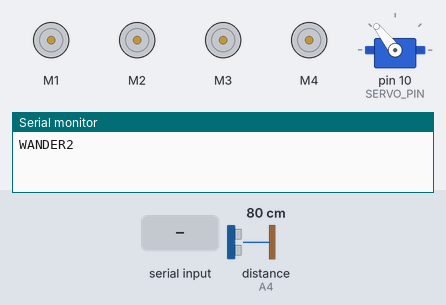
Bench run of a sketch on a simulated Arduino Uno, built with avr-gcc and run on an emulated ATmega328P. On the bench: 4 × DC motor (green arrow = forward, orange = backward, longer = faster), servo, the last lines printed to the serial monitor. Inputs (shaded band) come from the test bench; at power-on: distance to the obstacle (sensor on A4) 80 cm. The echo pulse lasts 58.3 µs per cm.

Above: at 1.2 s.
1.3 s: "U 45\n" received over Serial
At 1.77 s:
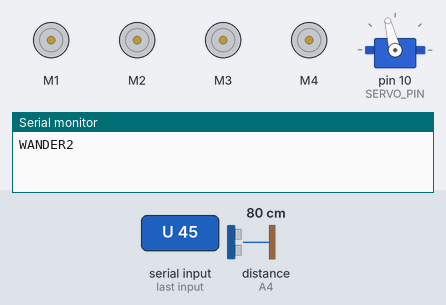
At 4.0 s:
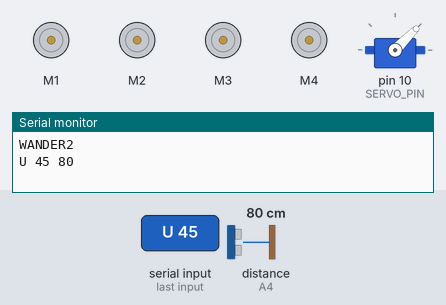
4.3 s: "P90\n" received over Serial
Timing chart, 0 to 7.3 s (numbered marks = the images above; inputs shaded):
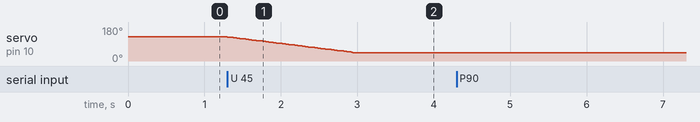

The sketch:

wander_fw.ino
```cpp
// WANDER BOT firmware - Arduino Uno + Adafruit Motor Shield v1 (AFMotor).
// Flashed by wander_bot.py when it starts; the robot's normal firmware is flashed back when it exits.
//
//   Pi -> Uno   M a b c d   signed power (-255..255) for shield terminals M1..M4
//               U deg       sweep the servo (SERVO 1 header = D10) slowly to deg, then ping -> "U deg cm"
//               G deg       sweep the servo to deg, no answer
//               P           ping where the servo is now -> "D cm"
//               ?           identify
//   Uno -> Pi   WANDER2     at boot and for '?'      cm: 400 = nothing heard
// Watchdog: no M line for 400 ms releases every motor.
//
// Sonar: TRIG = A3, ECHO = A4.
#include <AFMotor.h>
#include <Servo.h>

const uint8_t TRIG_PIN = A3, ECHO_PIN = A4;
const uint8_t SERVO_PIN = 10;                 // shield SERVO 1
const int SERVO_CENTER_DEG = 128;             // the angle that points the sonar STRAIGHT AHEAD on this robot (found by
                                              // hand; keep in step with SONAR_CENTER_DEG in rescue_bot.py). The servo
                                              // goes here at power-on, so it never starts off-centre
const unsigned long WATCHDOG_MS = 400;
const unsigned SERVO_STEP_MS = 20;            // ~50 degrees/second

AF_DCMotor motor[4] = {AF_DCMotor(1), AF_DCMotor(2), AF_DCMotor(3), AF_DCMotor(4)};
Servo servo;
int applied[4] = {0, 0, 0, 0};
int servoDeg = SERVO_CENTER_DEG, servoTarget = SERVO_CENTER_DEG, replyDeg = -1;
unsigned long lastStepMs = 0, settleUntil = 0;
unsigned long lastCmd = 0;
bool driving = false;
char line[32];
uint8_t len = 0;

void apply(uint8_t i, int p) {
  applied[i] = p;
  motor[i].setSpeed(abs(p));
  motor[i].run(p > 0 ? FORWARD : (p < 0 ? BACKWARD : RELEASE));
}
void releaseAll() { for (uint8_t i = 0; i < 4; i++) apply(i, 0); }

int pingOnce() {
  digitalWrite(TRIG_PIN, LOW); delayMicroseconds(4);
  digitalWrite(TRIG_PIN, HIGH); delayMicroseconds(10);
  digitalWrite(TRIG_PIN, LOW);
  unsigned long us = pulseIn(ECHO_PIN, HIGH, 24000UL);      // ~4 m
  if (us == 0) return 400;
  int cm = us / 58;
  return cm > 400 ? 400 : cm;
}
int ping() {                                                // median of 3 rejects single-ping noise
  int a = pingOnce(); delay(8); int b = pingOnce(); delay(8); int c = pingOnce();
  if (a > b) { int t = a; a = b; b = t; }                   // a <= b
  return c < a ? a : (c > b ? b : c);
}

bool parseM(const char *s, int *out) {
  char *end;
  for (uint8_t i = 0; i < 4; i++) {
    long v = strtol(s, &end, 10);
    if (end == s || v < -255 || v > 255) return false;
    out[i] = (int)v; s = end;
  }
  while (*s == ' ' || *s == '\r') s++;
  return *s == '\0';
}

void handle() {
  if (line[0] == '?') {
    Serial.println(F("WANDER2"));
  } else if (line[0] == 'M' && line[1] == ' ') {
    int p[4];
    if (parseM(line + 2, p)) {
      for (uint8_t i = 0; i < 4; i++) if (p[i] != applied[i]) apply(i, p[i]);
      lastCmd = millis(); driving = true;
    }
  } else if ((line[0] == 'U' || line[0] == 'G') && line[1] == ' ') {
    servoTarget = constrain(atoi(line + 2), 0, 180);        // the servo moves in loop(), so motors keep being served
    replyDeg = line[0] == 'U' ? servoTarget : -1;           // U answers when it has arrived, G is silent
    settleUntil = 0;
  } else if (line[0] == 'P') {
    Serial.print(F("D ")); Serial.println(ping());
  }
}

void setup() {
  Serial.begin(115200);
  pinMode(TRIG_PIN, OUTPUT); digitalWrite(TRIG_PIN, LOW);
  pinMode(ECHO_PIN, INPUT);
  releaseAll();
  servo.attach(SERVO_PIN);
  servo.write(servoDeg);
  Serial.println(F("WANDER2"));
}

void stepServo() {
  unsigned long now = millis();
  if (servoDeg != servoTarget) {
    if (now - lastStepMs >= SERVO_STEP_MS) {                // 1 degree per SERVO_STEP_MS
      lastStepMs = now;
      servoDeg += servoTarget > servoDeg ? 1 : -1;
      servo.write(servoDeg);
    }
  } else if (replyDeg >= 0) {
    if (settleUntil == 0) settleUntil = now + 120;          // let it settle before pinging
    else if (now >= settleUntil) {
      Serial.print(F("U ")); Serial.print(replyDeg); Serial.print(' '); Serial.println(ping());
      replyDeg = -1; settleUntil = 0;
    }
  }
}

void loop() {
  stepServo();
  if (driving && millis() - lastCmd > WATCHDOG_MS) { releaseAll(); driving = false; }
  while (Serial.available()) {
    char c = Serial.read();
    if (c == '\n') { line[len] = '\0'; if (len) handle(); len = 0; }
    else if (len < sizeof(line) - 1) line[len++] = c;
    else len = 0;
  }
}
```

Measured:
- after the input at 1.3 s, servo on pin 10 (SERVO_PIN): moves from 128° to 45° over 1.6 s, starting at once
